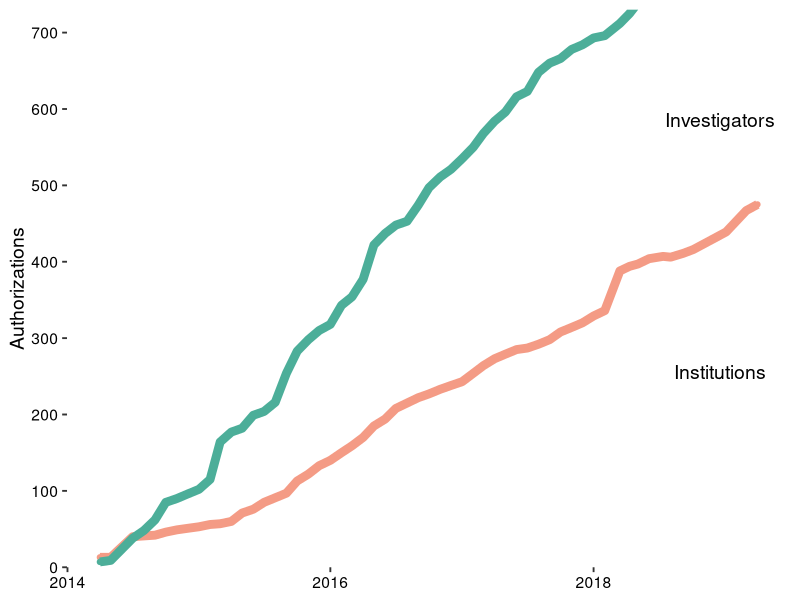

Reproduce this figure in R.
## ---- chunk 1
#Load Libraries
library(ggplot2)
library(reshape2)
library(dplyr)
library(knitr)
library(cowplot)
## ---- chunk 2
# Import data and clean

df <- read.csv(file = "csv/institutionAuthCounts.csv", header = TRUE)

# Remove extra characters from df$YearMonth
df$YearMonth <- as.Date(substr(df$YearMonth, 2, 11))
df$Year <- substr(df$YearMonth, 1, 4)
df$Month <- as.numeric(substr(df$YearMonth, 6, 7))
## ---- chunk 3

# Plot for all Institutions and Authorized Investigators vs. date

# the below code needs to be changed to geom_line

# Reshape df
df.melt <- melt(df, id = c("YearMonth", "Year", "Month"), value.name = "Count", variable.name = "Type")

# Using Points
p <- 
  ggplot(data=df.melt, aes(x = YearMonth, y = Count, color = Type, group = Type)) +
  geom_point() + 
  geom_line(size=3) +
  theme_classic(base_size = 14) +                        #Axis Label Size
  scale_colour_manual(values=c("#F49B85", "#4CAE99")) +  #Saturated Databrary Colors 
  ylab("Authorizations") +
  #xlab("Year") +
  #labs(title="Databrary User Growth") +
  theme(axis.title.x=element_blank()) +
  theme(legend.position="none", axis.text = element_text(size = rel(0.8), colour = "black")) +    #Axis text size and color
  theme(axis.line = element_blank()) +
  scale_y_continuous(breaks = seq(0, 700, 100), expand = c(0,0)) +
  coord_cartesian(ylim = c(0, 730))
  
  
ggdraw(p) + 
  draw_label("Investigators", .9, .8) +
  draw_label("Institutions", .9, .38)

